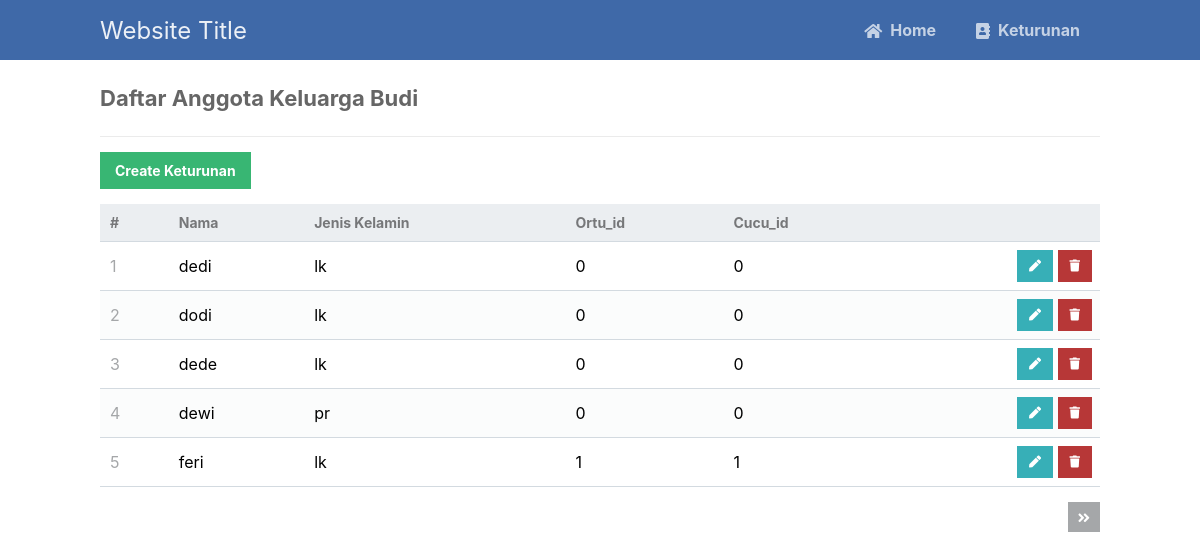
The app's page /read.php with its own data.
### tables this page shows
CREATE TABLE `budi2` (
  `id` int(11) NOT NULL,
  `name` varchar(8) NOT NULL,
  `jk` varchar(4) NOT NULL,
  `ortu_id` int(11) NOT NULL,
  `cucu_id` int(11) NOT NULL
);

### read.php (the view, shortened to what this page needs)
<?php
include 'functions.php';
$pdo = pdo_connect_mysql();
$page = isset($_GET['page']) && is_numeric($_GET['page']) ? (int)$_GET['page'] : 1;
$records_per_page = 5;
$stmt = $pdo->prepare('SELECT * FROM budi2 ORDER BY id LIMIT :current_page, :record_per_page');
$stmt->bindValue(':current_page', ($page-1)*$records_per_page, PDO::PARAM_INT);
$stmt->bindValue(':record_per_page', $records_per_page, PDO::PARAM_INT);
$stmt->execute();
$budi2s = $stmt->fetchAll(PDO::FETCH_ASSOC);
$num_budi2s = $pdo->query('SELECT COUNT(*) FROM budi2')->fetchColumn();
?>
<?=template_header('Read')?>
<div class="content read">
	<h2>Daftar Anggota Keluarga Budi</h2>
	<a href="create.php" class="create-contact">Create Keturunan</a>
	<table>
        <thead>
            <tr>
                <td>#</td>
                <td>Nama</td>
                <td>Jenis Kelamin</td>
                <td>Ortu_id</td>
                <td>Cucu_id</td>
                <td></td>
            </tr>
        </thead>
        <tbody>
            <?php foreach ($budi2s as $budi2): ?>
            <tr>
                <td><?=$budi2['id']?></td>
                <td><?=$budi2['name']?></td>
                <td><?=$budi2['jk']?></td>
                <td><?=$budi2['ortu_id']?></td>
                <td><?=$budi2['cucu_id']?></td>
                <td class="actions">
                    <a href="update.php?id=<?=$budi2['id']?>" class="edit"><i class="fas fa-pen fa-xs"></i></a>
                    <a href="delete.php?id=<?=$budi2['id']?>" class="trash"><i class="fas fa-trash fa-xs"></i></a>
                </td>
            </tr>
            <?php endforeach; ?>
        </tbody>
    </table>
	<div class="pagination">
		<?php if ($page*$records_per_page < $num_budi2s): ?>
		<a href="read.php?page=<?=$page+1?>"><i class="fas fa-angle-double-right fa-sm"></i></a>
		<?php endif; ?>
	</div>
</div>
<?=template_footer()?>

### functions.php (shortened to what this page needs)
<?php
function template_header($title) {
echo <<<EOT
<!DOCTYPE html>
<html>
	<head>
		<meta charset="utf-8">
		<title>$title</title>
		<link href="style.css" rel="stylesheet" type="text/css">
		<link rel="stylesheet" href="https://use.fontawesome.com/releases/v5.7.1/css/all.css">
	</head>
	<body>
    <nav class="navtop">
    	<div>
    		<h1>Website Title</h1>
            <a href="index.php"><i class="fas fa-home"></i>Home</a>
    		<a href="read.php"><i class="fas fa-address-book"></i>Keturunan</a>
    	</div>
    </nav>
EOT;
}
function template_footer() {
echo <<<EOT
    </body>
</html>
EOT;
}
?>

### style.css (style rules this page uses)
* { box-sizing: border-box; font-family: -apple-system, BlinkMacSystemFont, "segoe ui", roboto, oxygen, ubuntu, cantarell, "fira sans", "droid sans", "helvetica neue", Arial, sans-serif; font-size: 16px; -webkit-font-smoothing: antialiased; -moz-osx-font-smoothing: grayscale; }
body { background-color: #ffffff; margin: 0; }
.navtop { background-color: #3f69a8; height: 60px; width: 100%; border: 0; }
.navtop div { display: flex; margin: 0 auto; width: 1000px; height: 100%; }
.navtop div h1, .navtop div a { display: inline-flex; align-items: center; }
.navtop div h1 { flex: 1; font-size: 24px; padding: 0; margin: 0; color: #ecf0f6; font-weight: normal; }
.navtop div a { padding: 0 20px; text-decoration: none; color: #c5d2e5; font-weight: bold; }
.navtop div a i { padding: 2px 8px 0 0; }
.content { width: 1000px; margin: 0 auto; }
.content h2 { margin: 0; padding: 25px 0; font-size: 22px; border-bottom: 1px solid #ebebeb; color: #666666; }
.read .create-contact { display: inline-block; text-decoration: none; background-color: #38b673; font-weight: bold; font-size: 14px; color: #ffffff; padding: 10px 15px; margin: 15px 0; }
.read .pagination { display: flex; justify-content: flex-end; }
.read .pagination a { display: inline-block; text-decoration: none; background-color: #a5a7a9; font-weight: bold; color: #ffffff; padding: 5px 10px; margin: 15px 0 15px 5px; }
.read table { width: 100%; padding-top: 30px; border-collapse: collapse; }
.read table thead { background-color: #ebeef1; border-bottom: 1px solid #d3dae0; }
.read table thead td { padding: 10px; font-weight: bold; color: #767779; font-size: 14px; }
.read table tbody tr { border-bottom: 1px solid #d3dae0; }
.read table tbody tr:nth-child(even) { background-color: #fbfcfc; }
.read table tbody tr td { padding: 10px; }
.read table tbody tr td:nth-child(1) { color: #a5a7a9; }
.read table tbody tr td.actions { padding: 8px; text-align: right; }
.read table tbody tr td.actions .edit, .read table tbody tr td.actions .trash { display: inline-flex; text-align: right; text-decoration: none; color: #ffffff; padding: 10px 12px; }
.read table tbody tr td.actions .trash { background-color: #b73737; }
.read table tbody tr td.actions .edit { background-color: #37afb7; }

### records on screen
budi2: id "1", name "dedi", jk "lk", ortu "0", cucu "0"
budi2: id "2", name "dodi", jk "lk", ortu "0", cucu "0"
budi2: id "3", name "dede", jk "lk", ortu "0", cucu "0"
budi2: id "4", name "dewi", jk "pr", ortu "0", cucu "0"
budi2: id "5", name "feri", jk "lk", ortu "1", cucu "1"
